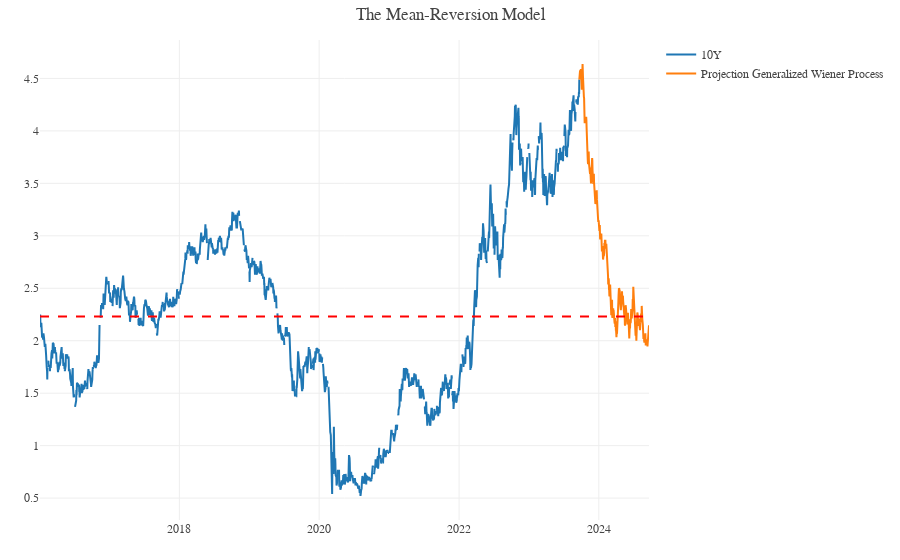

Notebook source saved alongside this figure:
### Markdown cell above
we can also add back the drift term and the model become :

$$ dr = \kappa(\theta - r)d t + b dW_{t} $$

### Code cell
time = 365
interval = 1
kappa = 0.5 
initial_rate = ten_year_yield['10Y'].to_list()[-1]
generalized_wiener_process_rates = [initial_rate]

r = initial_rate
for i in range(0,time, interval):
    r +=  kappa * (estimated_a - r) * interval/time + estimated_b * np.random.normal() * np.sqrt(interval/time)
    generalized_wiener_process_rates.append(r)


fig = go.Figure()

fig.add_trace(
    go.Scatter( x = ten_year_yield['index'],
                y = ten_year_yield['10Y'],
                name = '10Y'))

fig.add_trace(
    go.Scatter( x = pd.date_range(ten_year_yield['index'].to_list()[-1], periods = 365),
                y = generalized_wiener_process_rates,
                name = 'Projection Generalized Wiener Process'))

fig.add_hline(y = estimated_a, 
              line_dash = "dash", 
              line_color = "red",
              name = 'Long Term Average')

fig.update_layout(template = temp, title = 'The Mean-Reversion Model')
fig.show()

### Figure 1 — Plotly figure (JSON) as saved in the notebook; plotly's stock layout.template omitted (floating-point values rounded to 4 significant figures; data arrays with more than 128 entries replaced by an {"elided": "..."} marker saying what was removed)
{"data": [{"name": "10Y", "type": "scatter", "x": {"elided": "2014 str values"}, "y": {"elided": "2014 float values"}}, {"name": "Projection Generalized Wiener Process", "type": "scatter", "x": {"elided": "365 str values"}, "y": {"elided": "366 float values"}}], "layout": {"shapes": [{"line": {"color": "red", "dash": "dash"}, "name": "Long Term Average", "type": "line", "x0": 0, "x1": 1, "xref": "x domain", "y0": 2.231, "y1": 2.231, "yref": "y"}], "title": {"text": "The Mean-Reversion Model"}}}
